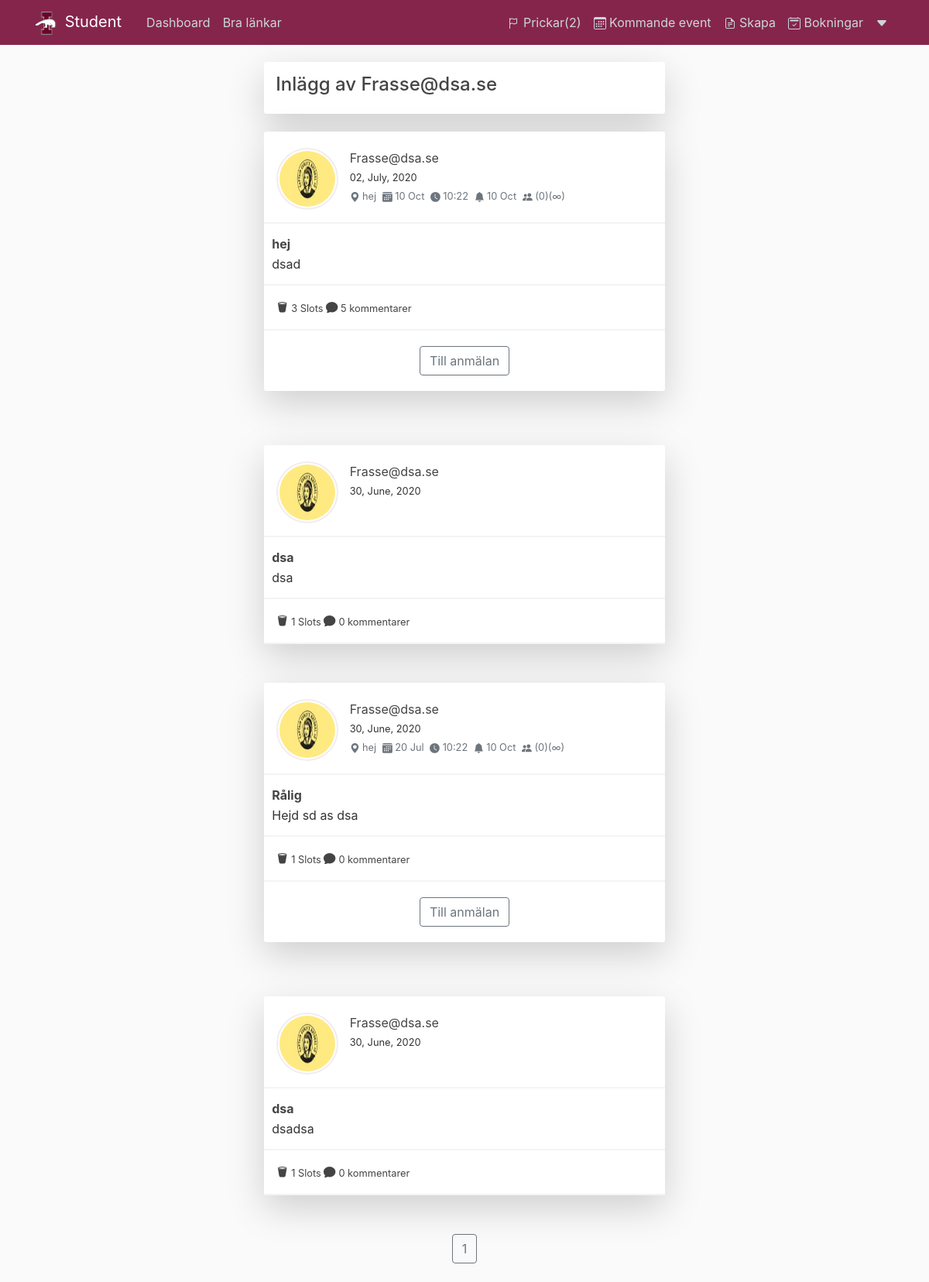
/user/3 (signed in), run on the app's committed database.
### application/models.py (models this page shows, shortened)
class User_info(db.Model):
    id = db.Column(db.Integer,primary_key=True)
    user_id = db.Column(db.Integer, db.ForeignKey('user.id'))
    user_type = db.Column(db.String(), unique=False, default="student")
    food_preference = db.Column(db.String(), unique=False, default=None)
    gender = db.Column(db.String(), unique=False, default=None)
    warnings = db.Column(db.Integer(), unique=False, default=0)
    semester = db.Column(db.Integer(), unique=False, nullable=False)

class User(UserMixin, db.Model):
    id = db.Column(db.Integer(), primary_key=True)
    username = db.Column(db.String(30), unique=False, nullable=False)
    email = db.Column(db.String(), unique=True, nullable=False)
    password = db.Column(db.String(), unique=False, nullable=False)
    image_file = db.Column(db.String(), default='default.jpg')
    user_info = db.relationship('User_info', backref='info')
    posts = db.relationship('Post', backref='author', lazy=True)
    attenindingevent = db.relationship('AttendingEvent', backref='user', lazy=True)
    replies = db.relationship('Reply', backref='user', lazy='dynamic')

class Post(db.Model):
    id = db.Column(db.Integer, primary_key=True)
    title = db.Column(db.String(), nullable=True, default=None)
    date_posted = db.Column(db.DateTime, nullable=False, default=datetime.utcnow)
    content = db.Column(db.Text,nullable=False)
    image_file = db.Column(db.String(), unique=False, default=None)
    youtube = db.Column(db.String(), nullable=True, default=None)
    user_id = db.Column(db.Integer, db.ForeignKey('user.id'), nullable=False)
    event_id = db.Column(db.Integer, db.ForeignKey('event.id'), nullable=True)
    replies = db.relationship('Reply', backref='post', lazy=True)
    likes = db.relationship('Like', backref='post', lazy=True)
    get_event = db.relationship('Event', backref='post', lazy=True)

class Event(db.Model):
    id = db.Column(db.Integer(), primary_key=True)
    event_name = db.Column(db.String())
    location = db.Column(db.String(), nullable=True, unique=False)
    event_date = db.Column(db.DateTime(), nullable=True, default=datetime.utcnow)
    event_time = db.Column(db.String(), nullable=True)
    last_registration = db.Column(db.DateTime, nullable=False, default=datetime.utcnow)
    max_participants = db.Column(db.Integer,unique=False, default=0)
    posts = db.relationship('Post', backref='event', lazy=True)
    attending = db.relationship('AttendingEvent', backref='event', lazy=True)

### application/posts/routes.py (the view)
@posts.route("/user/<int:id>")
@login_required
def user_posts(id):
    page = request.args.get('page', 1, type=int)
    user = User.query.filter_by(id=id).first_or_404()
    posts = Post.query.filter_by(author=user).order_by(Post.date_posted.desc()).paginate(page=page, per_page=8)
    get_warnings = AttendingEvent.query.filter(AttendingEvent.warning=='warning').filter(AttendingEvent.user_id==current_user.id).all()
    user_warning = []
    for warning in get_warnings:
        event = Post.query.filter(Post.event_id==warning.event_id).first()
        user_warning.append(event)
    return render_template('user_posts.html', posts=posts, user=user, user_info = User_info.query.filter_by(id=current_user.id).first(), user_warning=user_warning)

### application/models.py (called while the page is built)
@login_manager.user_loader
def load_user(user_id):
    return User.query.get(int(user_id))

### application/templates/user_posts.html (shortened to what this page needs)
{% extends "layout.html" %}
{% block content %}
<div class="container ">
  <div class="row justify-content-center">
      <div class="col-lg-9" style="margin-top:100px; margin-bottom:-10px;">
          <div class="cardbox shadow-lg bg-white">
              <div style="padding: 15px;">
                <h4>Inlägg av {{ user.username }} </h4>
              </div>
          </div>
      </div>
    </div>
</div>
    {% for post in posts.items %}
    <link rel="stylesheet" type="text/css" href="{{url_for('static', filename='test.css')}}">
<section class="hero ">
    <div class="container ">
        <div class="row justify-content-center">
            <div class="col-lg-9">
                <div class="cardbox shadow-lg bg-white">
                    <div class="cardbox-heading">
                        <div class="media m-0">
                            <div class="d-flex mr-2">
                                <a href=""><img class="img-fluid rounded-circle" src="{{ url_for('static', filename='profile_pics/' + post.author.image_file) }}" alt="User"></a>
                            </div>
                            <div class="media-body">
                              <a class="article-title" href="{{url_for('posts.user_posts', id=post.author.id)}}">{{ post.author.username }}</a>
                                <small> {{ post.date_posted.strftime('%d, %B, %Y')  }}</span></small>
                                {% if post.event_id !=None %}
                                    <small class="text-muted mr-1"><svg class="bi bi-geo-alt" width="1em" height="1em" viewBox="0 0 16 16" fill="currentColor" xmlns="http://www.w3.org/2000/svg">
                                    <path fill-rule="evenodd" d="M8 16s6-5.686 6-10A6 6 0 002 6c0 4.314 6 10 6 10zm0-7a3 3 0 100-6 3 3 0 000 6z" clip-rule="evenodd"/>
                                </svg>
                                {{ post.event.location }}
                                </small>
                                <small class="text-muted mr-1">
                                {{ post.event.event_date.strftime( '%d %b') }}
                                </small>
                                <small class="text-muted mr-1">
                                    <svg class="bi bi-clock-fill" width="1em" height="1em" viewBox="0 0 16 16" fill="currentColor" xmlns="http://www.w3.org/2000/svg">
                                    <path fill-rule="evenodd" d="M16 8A8 8 0 110 8a8 8 0 0116 0zM8 3.5a.5.5 0 00-1 0V9a.5.5 0 00.252.434l3.5 2a.5.5 0 00.496-.868L8 8.71V3.5z" clip-rule="evenodd"/>
                                    </svg>
                                    {{ post.event.event_time }}
                                </small>
                                <small class="text-muted mr-1">
                                    <svg class="bi bi-bell-fill" width="1em" height="1em" viewBox="0 0 16 16" fill="currentColor" xmlns="http://www.w3.org/2000/svg">
                                    <path d="M8 16a2 2 0 002-2H6a2 2 0 002 2zm.995-14.901a1 1 0 10-1.99 0A5.002 5.002 0 003 6c0 1.098-.5 6-2 7h14c-1.5-1-2-5.902-2-7 0-2.42-1.72-4.44-4.005-4.901z"/>
                                    </svg>
                                    {{ post.event.last_registration.strftime('%d %b') }}
                                </small>
                                <small class="text-muted mr-1">
                                ({{ post.event.attendingevent|length }}){% if post.event.max_participants==0  %}(∞){% else %}({{ post.event.max_participants }}) {% endif %}
                                </small>
                                {% endif %}
                            </div>
                        </div>
                    </div>
                    <div class="cardbox-title">
                      <b> <a class="article-title" href="{{ url_for('posts.post', post_id=post.id) }}">{{ post.title }}</a></b>
                      </div>
                      <div class="cardbox-content">
                        <a>{{ post.content | truncate(350) | safe }}</a>
                    </div>
                    <div class="cardbox-item">
                    <div class="cardbox-base">
                      <small class="text-muted mr-1">
                        <a class="article-title" href="{{ url_for('posts.like_post', post_id=post.id) }}">
                             {{ post.likes|length }} Slots   {{ like }} </a>
                          <a class="article-title" href="{{ url_for('posts.post', post_id=post.id) }}">
                             {{ post.replies|length }} kommentarer {{ posts.Like }}</a>
                      </small>
                    </div>
                    {% if post.event_id !=None %}
                <div class="text-center">
                  <div class="cardbox-attending">
                  <article>
                    <a class="cardbox-attending btn btn-outline-secondary" href="{{ url_for('posts.post', post_id=post.id) }}">Till anmälan</a>
                  </div>
                    {% endif %}
            </div>
        </div>
    </div>
</section>
    {% endfor %}
    <div class="text-center">
    {% for page_num in posts.iter_pages(left_edge=1, right_edge=1, left_current=1, right_current=2) %}
      {% if page_num %}
        {% if posts.page == page_num %}
          <a class="btn btn-outline-secondary mb-4 :hoover" href="{{ url_for('posts.home', page=page_num) }}">{{ page_num }}</a>
        {% else %}
          <a class="btn btn-outline-secondary mb-4" href="{{ url_for('posts.home', page=page_num) }}">{{ page_num }}</a>
        {% endif %}
      {% else %}
        ...
      {% endif %}
    {% endfor %}
    </div>
{% endblock content %}

### application/templates/layout.html (shortened to what this page needs)
<!DOCTYPE html>
<html lang="sv">
<head>
     <link rel="stylesheet" href="https://stackpath.bootstrapcdn.com/bootstrap/4.3.1/css/bootstrap.min.css">
    <link rel="stylesheet" type="text/css" href="{{ url_for('static', filename='main.css') }}">
</head>
<body>
    <header class="site-header">
        <nav class="navbar navbar-expand-md navbar-dark bg-steel fixed-top">
          <div class="container">
            <a class="navbar-brand mr-4" href="/">
              <img class="headericon" src="{{ url_for('static', filename='isekicon.png') }}">
            </img>Student</a>
            <div class="collapse navbar-collapse" id="navbarToggle">
              <div class="navbar-nav mr-auto">
                <a class="nav-item nav-link" href="{{ url_for('user.dashboard') }}">Dashboard</a>
                <div class="dropdown">
                  <a class="nav-item nav-link" id="dropdownMenu" href="#" data-toggle="dropdown" aria-haspopup="true" aria-expanded="false">
                    Bra länkar
                  </a>
                </div>
              </div>
              <div class="navbar-nav">
                <a class="nav-item nav-link" href="/" data-toggle="modal" data-target="#WarningModalCenter"> Prickar({{ user_info.warnings }})</a>
                <a class="nav-item nav-link" href="/upcomingevents"> Kommande event </a>
                <div class="dropdown">
                    <a class="nav-item nav-link" id="dropdownMenu" href="#" data-toggle="dropdown" aria-haspopup="true" aria-expanded="false">
                      Skapa
                    </a>
                  </div>
                <a class="nav-item nav-link" href="/booking"> Bokningar</a>
                <div class="dropdown">
                    <a class="nav-item nav-link" id="dropdownMenu" data-toggle="dropdown" aria-haspopup="true" aria-expanded="false">
                        <svg class="bi bi-caret-down-fill" width="1em" height="1em" viewBox="0 0 16 16" fill="currentColor" xmlns="http://www.w3.org/2000/svg">
                            <path d="M7.247 11.14L2.451 5.658C1.885 5.013 2.345 4 3.204 4h9.592a1 1 0 01.753 1.659l-4.796 5.48a1 1 0 01-1.506 0z"/>
                          </svg>
                    </a>
                  </div>
              </div>
            </div>
          </div>
        </nav>
      </header>
      <main role="main" class="container">
        <div class="row d-flex justify-content-center">
          <div class="col-md-8">
              {% block content %}{% endblock %}
          </div>
        </div>
      </main>
</body>
</html>

### application/static/main.css (style rules this page uses)
body { background: #fafafa; color: #333333; margin-top: 5rem; }
.headericon { width: 30px; margin-right: 3px }
.col-lg-9 { width: 100,5%; }
h1, h2, h3, h4, h5, h6 { color: #444444; }
.bg-steel { background-color: #72012eda; }
.site-header .navbar-nav .nav-link { color: #cbd5db; }
.article-title { color: #444444; margin-top: -70px; !important }

### application/static/test.css (style rules this page uses)
.hero { padding: 6.25rem 0px !important; margin: px !important; }
.cardbox { border-radius: 3px; margin-bottom: -50px; margin-top: -100px; padding: 0px !important; }
.cardbox .cardbox-heading { padding: 16px; margin: 0; border-bottom: 2px solid #f4f4f4; }
.cardbox-content { padding: 10px; margin-top: -90px; margin-bottom: -20px; white-space: pre-line; overflow-wrap: break-word; }
.cardbox-title { padding: 10px; margin-top: -20px; white-space: pre-line; overflow-wrap: break-word; }
.cardbox-base { padding: 16px; color: #727272; border-top: 2px solid #f4f4f4; border-bottom: 2px solid #f4f4f4; }
.media { display: -ms-flexbox; display: flex; -ms-flex-align: start; align-items: flex-start; }
.d-flex { display: -ms-flexbox !important; display: flex !important; }
.media img { width: 80px !important; height: 80px !important; margin-top: 5px; padding: 2px; border: 2px solid #58073d13; }
.media-body { -ms-flex: 1; flex: 1; padding: .4rem !important; }
.cardbox .cardbox-item { position: relative; display: block; }
.cardbox-attending { margin-top: 10px; margin-bottom: 20px; }

### data on the page
User_info: warnings "2"
User: username "Frasse@dsa.se"
Post: image_file (picture), author.username "Frasse@dsa.se", date_posted "02, July, 2020", event.location "hej", event.event_date "10 Oct", event.event_time "10:22", event.last_registration "10 Oct", event.attendingevent|length "0", title "hej", content "dsad", likes|length "3", replies|length "5"
Post: image_file (picture), author.username "Frasse@dsa.se", date_posted "30, June, 2020", title "dsa", content "dsa", likes|length "1", replies|length "0"
Post: image_file (picture), author.username "Frasse@dsa.se", date_posted "30, June, 2020", event.location "hej", event.event_date "20 Jul", event.event_time "10:22", event.last_registration "10 Oct", event.attendingevent|length "0", title "Rålig", content "Hejd sd as dsa", likes|length "1", replies|length "0"
Post: image_file (picture), author.username "Frasse@dsa.se", date_posted "30, June, 2020", title "dsa", content "dsadsa", likes|length "1", replies|length "0"

### other printed values
{{ page_num }} "1"
